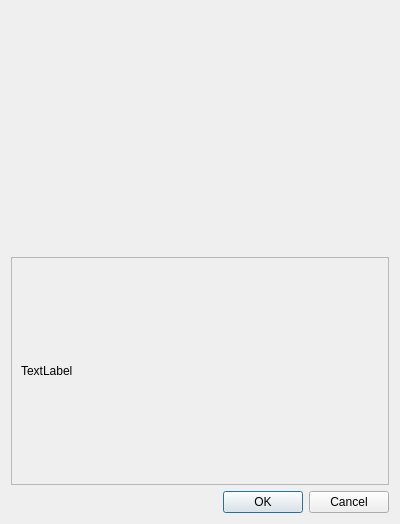
<?xml version="1.0" encoding="UTF-8"?>
<ui version="4.0">
 <class>Disclaimer</class>
 <widget class="QDialog" name="Disclaimer">
  <property name="geometry">
   <rect>
    <x>0</x>
    <y>0</y>
    <width>400</width>
    <height>524</height>
   </rect>
  </property>
  <property name="windowTitle">
   <string>disclaimer</string>
  </property>
  <layout class="QVBoxLayout" name="verticalLayout">
   <item>
    <widget class="QLabel" name="splashImage">
     <property name="minimumSize">
      <size>
       <width>320</width>
       <height>240</height>
      </size>
     </property>
     <property name="text">
      <string/>
     </property>
     <property name="alignment">
      <set>Qt::AlignCenter</set>
     </property>
    </widget>
   </item>
   <item>
    <widget class="QScrollArea" name="scrollArea">
     <property name="widgetResizable">
      <bool>true</bool>
     </property>
     <widget class="QWidget" name="scrollAreaWidgetContents">
      <property name="geometry">
       <rect>
        <x>0</x>
        <y>0</y>
        <width>378</width>
        <height>223</height>
       </rect>
      </property>
      <layout class="QVBoxLayout" name="verticalLayout_2">
       <item>
        <widget class="QLabel" name="disclaimerText">
         <property name="text">
          <string>TextLabel</string>
         </property>
         <property name="wordWrap">
          <bool>true</bool>
         </property>
        </widget>
       </item>
      </layout>
     </widget>
    </widget>
   </item>
   <item>
    <widget class="QDialogButtonBox" name="buttonBox">
     <property name="orientation">
      <enum>Qt::Horizontal</enum>
     </property>
     <property name="standardButtons">
      <set>QDialogButtonBox::Cancel|QDialogButtonBox::Ok</set>
     </property>
    </widget>
   </item>
  </layout>
 </widget>
 <resources/>
 <connections>
  <connection>
   <sender>buttonBox</sender>
   <signal>accepted()</signal>
   <receiver>Disclaimer</receiver>
   <slot>accept()</slot>
   <hints>
    <hint type="sourcelabel">
     <x>248</x>
     <y>254</y>
    </hint>
    <hint type="destinationlabel">
     <x>157</x>
     <y>274</y>
    </hint>
   </hints>
  </connection>
  <connection>
   <sender>buttonBox</sender>
   <signal>rejected()</signal>
   <receiver>Disclaimer</receiver>
   <slot>reject()</slot>
   <hints>
    <hint type="sourcelabel">
     <x>316</x>
     <y>260</y>
    </hint>
    <hint type="destinationlabel">
     <x>286</x>
     <y>274</y>
    </hint>
   </hints>
  </connection>
 </connections>
</ui>
